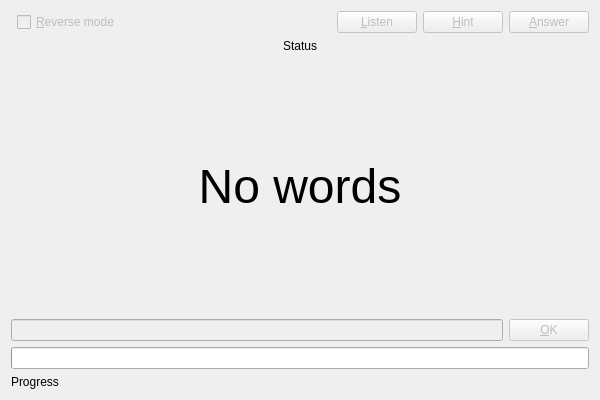
<?xml version="1.0" encoding="UTF-8"?>
<ui version="4.0">
 <class>Trainer</class>
 <widget class="QDialog" name="Trainer">
  <property name="geometry">
   <rect>
    <x>0</x>
    <y>0</y>
    <width>600</width>
    <height>400</height>
   </rect>
  </property>
  <property name="windowTitle">
   <string>GVoc Trainer</string>
  </property>
  <layout class="QGridLayout" name="gridLayout">
   <item row="7" column="0" colspan="8">
    <widget class="QLabel" name="question">
     <property name="font">
      <font>
       <pointsize>36</pointsize>
      </font>
     </property>
     <property name="text">
      <string>No words</string>
     </property>
     <property name="alignment">
      <set>Qt::AlignCenter</set>
     </property>
    </widget>
   </item>
   <item row="0" column="2">
    <spacer name="horizontalSpacer_2">
     <property name="orientation">
      <enum>Qt::Horizontal</enum>
     </property>
     <property name="sizeHint" stdset="0">
      <size>
       <width>40</width>
       <height>20</height>
      </size>
     </property>
    </spacer>
   </item>
   <item row="10" column="0" colspan="8">
    <widget class="QProgressBar" name="progress">
     <property name="alignment">
      <set>Qt::AlignCenter</set>
     </property>
    </widget>
   </item>
   <item row="9" column="0" colspan="7">
    <widget class="QLineEdit" name="answer">
     <property name="enabled">
      <bool>false</bool>
     </property>
    </widget>
   </item>
   <item row="8" column="0" colspan="8">
    <spacer name="verticalSpacer">
     <property name="orientation">
      <enum>Qt::Vertical</enum>
     </property>
     <property name="sizeHint" stdset="0">
      <size>
       <width>20</width>
       <height>40</height>
      </size>
     </property>
    </spacer>
   </item>
   <item row="5" column="0" colspan="8">
    <widget class="QLabel" name="status">
     <property name="text">
      <string>Status</string>
     </property>
     <property name="alignment">
      <set>Qt::AlignCenter</set>
     </property>
    </widget>
   </item>
   <item row="6" column="0" colspan="8">
    <spacer name="verticalSpacer_2">
     <property name="orientation">
      <enum>Qt::Vertical</enum>
     </property>
     <property name="sizeHint" stdset="0">
      <size>
       <width>20</width>
       <height>40</height>
      </size>
     </property>
    </spacer>
   </item>
   <item row="11" column="0" colspan="8">
    <widget class="QLabel" name="statusBar">
     <property name="text">
      <string>Progress</string>
     </property>
    </widget>
   </item>
   <item row="9" column="7">
    <widget class="QPushButton" name="btnOK">
     <property name="enabled">
      <bool>false</bool>
     </property>
     <property name="text">
      <string>&amp;OK</string>
     </property>
     <property name="default">
      <bool>true</bool>
     </property>
    </widget>
   </item>
   <item row="0" column="7">
    <widget class="QPushButton" name="btnAnswer">
     <property name="enabled">
      <bool>false</bool>
     </property>
     <property name="text">
      <string>&amp;Answer</string>
     </property>
    </widget>
   </item>
   <item row="0" column="1">
    <widget class="QCheckBox" name="reverseMode">
     <property name="enabled">
      <bool>false</bool>
     </property>
     <property name="text">
      <string>&amp;Reverse mode</string>
     </property>
    </widget>
   </item>
   <item row="0" column="5">
    <widget class="QPushButton" name="btnListen">
     <property name="enabled">
      <bool>false</bool>
     </property>
     <property name="text">
      <string>&amp;Listen</string>
     </property>
    </widget>
   </item>
   <item row="0" column="6">
    <widget class="QPushButton" name="btnHint">
     <property name="enabled">
      <bool>false</bool>
     </property>
     <property name="text">
      <string>&amp;Hint</string>
     </property>
    </widget>
   </item>
  </layout>
 </widget>
 <layoutdefault spacing="6" margin="11"/>
 <resources/>
 <connections/>
 <slots>
  <slot>answerGiven()</slot>
  <slot>reverseModeActivated(bool)</slot>
  <slot>giveHint()</slot>
  <slot>giveAnswer()</slot>
 </slots>
</ui>
